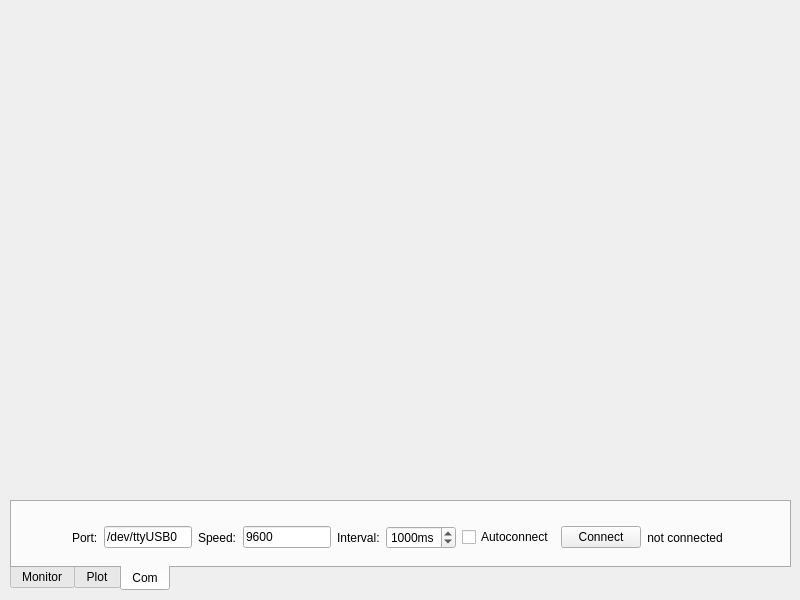
<?xml version="1.0" encoding="UTF-8"?>
<ui version="4.0">
 <class>ada</class>
 <widget class="QMainWindow" name="ada">
  <property name="geometry">
   <rect>
    <x>0</x>
    <y>0</y>
    <width>800</width>
    <height>600</height>
   </rect>
  </property>
  <property name="sizePolicy">
   <sizepolicy hsizetype="Fixed" vsizetype="Fixed">
    <horstretch>0</horstretch>
    <verstretch>0</verstretch>
   </sizepolicy>
  </property>
  <property name="minimumSize">
   <size>
    <width>800</width>
    <height>600</height>
   </size>
  </property>
  <property name="maximumSize">
   <size>
    <width>800</width>
    <height>600</height>
   </size>
  </property>
  <property name="windowTitle">
   <string>Analog Data</string>
  </property>
  <widget class="QWidget" name="centralwidget">
   <widget class="QwtPlot" name="qwtPlot">
    <property name="geometry">
     <rect>
      <x>10</x>
      <y>10</y>
      <width>771</width>
      <height>481</height>
     </rect>
    </property>
   </widget>
   <widget class="QTabWidget" name="tabWidget">
    <property name="geometry">
     <rect>
      <x>10</x>
      <y>500</y>
      <width>781</width>
      <height>91</height>
     </rect>
    </property>
    <property name="tabPosition">
     <enum>QTabWidget::South</enum>
    </property>
    <property name="tabShape">
     <enum>QTabWidget::Rounded</enum>
    </property>
    <property name="currentIndex">
     <number>2</number>
    </property>
    <widget class="QWidget" name="Mon" native="true">
     <attribute name="title">
      <string>Monitor</string>
     </attribute>
     <widget class="QWidget" name="">
      <property name="geometry">
       <rect>
        <x>160</x>
        <y>20</y>
        <width>461</width>
        <height>31</height>
       </rect>
      </property>
      <layout class="QHBoxLayout" name="horizontalLayout_3">
       <item>
        <widget class="QLabel" name="label_3">
         <property name="text">
          <string>&lt;!DOCTYPE HTML PUBLIC &quot;-//W3C//DTD HTML 4.0//EN&quot; &quot;http://www.w3.org/TR/REC-html40/strict.dtd&quot;&gt;
&lt;html&gt;&lt;head&gt;&lt;meta name=&quot;qrichtext&quot; content=&quot;1&quot; /&gt;&lt;style type=&quot;text/css&quot;&gt;
p, li { white-space: pre-wrap; }
&lt;/style&gt;&lt;/head&gt;&lt;body style=&quot; font-family:'Sans Serif'; font-size:9pt; font-weight:400; font-style:normal;&quot;&gt;
&lt;p style=&quot; margin-top:0px; margin-bottom:0px; margin-left:0px; margin-right:0px; -qt-block-indent:0; text-indent:0px;&quot;&gt;&lt;span style=&quot; font-size:12pt;&quot;&gt;Channel 1:&lt;/span&gt;&lt;/p&gt;&lt;/body&gt;&lt;/html&gt;</string>
         </property>
        </widget>
       </item>
       <item>
        <widget class="QLabel" name="ch1label">
         <property name="text">
          <string>&lt;!DOCTYPE HTML PUBLIC &quot;-//W3C//DTD HTML 4.0//EN&quot; &quot;http://www.w3.org/TR/REC-html40/strict.dtd&quot;&gt;
&lt;html&gt;&lt;head&gt;&lt;meta name=&quot;qrichtext&quot; content=&quot;1&quot; /&gt;&lt;style type=&quot;text/css&quot;&gt;
p, li { white-space: pre-wrap; }
&lt;/style&gt;&lt;/head&gt;&lt;body style=&quot; font-family:'Sans Serif'; font-size:9pt; font-weight:400; font-style:normal;&quot;&gt;
&lt;p align=&quot;center&quot; style=&quot; margin-top:0px; margin-bottom:0px; margin-left:0px; margin-right:0px; -qt-block-indent:0; text-indent:0px;&quot;&gt;&lt;span style=&quot; font-size:12pt;&quot;&gt;0&lt;/span&gt;&lt;/p&gt;&lt;/body&gt;&lt;/html&gt;</string>
         </property>
        </widget>
       </item>
       <item>
        <spacer name="horizontalSpacer_3">
         <property name="orientation">
          <enum>Qt::Horizontal</enum>
         </property>
         <property name="sizeHint" stdset="0">
          <size>
           <width>40</width>
           <height>20</height>
          </size>
         </property>
        </spacer>
       </item>
       <item>
        <widget class="QLabel" name="label_4">
         <property name="text">
          <string>&lt;!DOCTYPE HTML PUBLIC &quot;-//W3C//DTD HTML 4.0//EN&quot; &quot;http://www.w3.org/TR/REC-html40/strict.dtd&quot;&gt;
&lt;html&gt;&lt;head&gt;&lt;meta name=&quot;qrichtext&quot; content=&quot;1&quot; /&gt;&lt;style type=&quot;text/css&quot;&gt;
p, li { white-space: pre-wrap; }
&lt;/style&gt;&lt;/head&gt;&lt;body style=&quot; font-family:'Sans Serif'; font-size:9pt; font-weight:400; font-style:normal;&quot;&gt;
&lt;p style=&quot; margin-top:0px; margin-bottom:0px; margin-left:0px; margin-right:0px; -qt-block-indent:0; text-indent:0px;&quot;&gt;&lt;span style=&quot; font-size:12pt;&quot;&gt;Channel 2:&lt;/span&gt;&lt;/p&gt;&lt;/body&gt;&lt;/html&gt;</string>
         </property>
        </widget>
       </item>
       <item>
        <widget class="QLabel" name="ch2label">
         <property name="text">
          <string>&lt;!DOCTYPE HTML PUBLIC &quot;-//W3C//DTD HTML 4.0//EN&quot; &quot;http://www.w3.org/TR/REC-html40/strict.dtd&quot;&gt;
&lt;html&gt;&lt;head&gt;&lt;meta name=&quot;qrichtext&quot; content=&quot;1&quot; /&gt;&lt;style type=&quot;text/css&quot;&gt;
p, li { white-space: pre-wrap; }
&lt;/style&gt;&lt;/head&gt;&lt;body style=&quot; font-family:'Sans Serif'; font-size:9pt; font-weight:400; font-style:normal;&quot;&gt;
&lt;p align=&quot;center&quot; style=&quot; margin-top:0px; margin-bottom:0px; margin-left:0px; margin-right:0px; -qt-block-indent:0; text-indent:0px;&quot;&gt;&lt;span style=&quot; font-size:12pt;&quot;&gt;0&lt;/span&gt;&lt;/p&gt;&lt;/body&gt;&lt;/html&gt;</string>
         </property>
        </widget>
       </item>
       <item>
        <spacer name="horizontalSpacer_4">
         <property name="orientation">
          <enum>Qt::Horizontal</enum>
         </property>
         <property name="sizeHint" stdset="0">
          <size>
           <width>40</width>
           <height>20</height>
          </size>
         </property>
        </spacer>
       </item>
       <item>
        <widget class="QLabel" name="label_7">
         <property name="text">
          <string>&lt;!DOCTYPE HTML PUBLIC &quot;-//W3C//DTD HTML 4.0//EN&quot; &quot;http://www.w3.org/TR/REC-html40/strict.dtd&quot;&gt;
&lt;html&gt;&lt;head&gt;&lt;meta name=&quot;qrichtext&quot; content=&quot;1&quot; /&gt;&lt;style type=&quot;text/css&quot;&gt;
p, li { white-space: pre-wrap; }
&lt;/style&gt;&lt;/head&gt;&lt;body style=&quot; font-family:'Sans Serif'; font-size:9pt; font-weight:400; font-style:normal;&quot;&gt;
&lt;p style=&quot; margin-top:0px; margin-bottom:0px; margin-left:0px; margin-right:0px; -qt-block-indent:0; text-indent:0px;&quot;&gt;&lt;span style=&quot; font-size:12pt;&quot;&gt;Channel 3:&lt;/span&gt;&lt;/p&gt;&lt;/body&gt;&lt;/html&gt;</string>
         </property>
        </widget>
       </item>
       <item>
        <widget class="QLabel" name="ch3label">
         <property name="text">
          <string>&lt;!DOCTYPE HTML PUBLIC &quot;-//W3C//DTD HTML 4.0//EN&quot; &quot;http://www.w3.org/TR/REC-html40/strict.dtd&quot;&gt;
&lt;html&gt;&lt;head&gt;&lt;meta name=&quot;qrichtext&quot; content=&quot;1&quot; /&gt;&lt;style type=&quot;text/css&quot;&gt;
p, li { white-space: pre-wrap; }
&lt;/style&gt;&lt;/head&gt;&lt;body style=&quot; font-family:'Sans Serif'; font-size:9pt; font-weight:400; font-style:normal;&quot;&gt;
&lt;p align=&quot;center&quot; style=&quot; margin-top:0px; margin-bottom:0px; margin-left:0px; margin-right:0px; -qt-block-indent:0; text-indent:0px;&quot;&gt;&lt;span style=&quot; font-size:12pt;&quot;&gt;0&lt;/span&gt;&lt;/p&gt;&lt;/body&gt;&lt;/html&gt;</string>
         </property>
        </widget>
       </item>
      </layout>
     </widget>
    </widget>
    <widget class="QWidget" name="Plot" native="true">
     <attribute name="title">
      <string>Plot</string>
     </attribute>
     <widget class="QWidget" name="">
      <property name="geometry">
       <rect>
        <x>60</x>
        <y>20</y>
        <width>651</width>
        <height>31</height>
       </rect>
      </property>
      <layout class="QHBoxLayout" name="horizontalLayout">
       <item>
        <widget class="QCheckBox" name="gridCheckBox">
         <property name="text">
          <string>Grid</string>
         </property>
        </widget>
       </item>
       <item>
        <widget class="QCheckBox" name="autoscaleCheckBox">
         <property name="text">
          <string>Autoscale</string>
         </property>
        </widget>
       </item>
       <item>
        <spacer name="horizontalSpacer_2">
         <property name="orientation">
          <enum>Qt::Horizontal</enum>
         </property>
         <property name="sizeType">
          <enum>QSizePolicy::Fixed</enum>
         </property>
         <property name="sizeHint" stdset="0">
          <size>
           <width>20</width>
           <height>20</height>
          </size>
         </property>
        </spacer>
       </item>
       <item>
        <widget class="QLabel" name="label_2">
         <property name="text">
          <string>y</string>
         </property>
        </widget>
       </item>
       <item>
        <widget class="QSpinBox" name="yminSpinBox">
         <property name="accelerated">
          <bool>true</bool>
         </property>
         <property name="suffix">
          <string>V</string>
         </property>
         <property name="maximum">
          <number>9999</number>
         </property>
        </widget>
       </item>
       <item>
        <widget class="QLabel" name="label_8">
         <property name="text">
          <string>–</string>
         </property>
        </widget>
       </item>
       <item>
        <widget class="QSpinBox" name="ymaxSpinBox">
         <property name="accelerated">
          <bool>true</bool>
         </property>
         <property name="suffix">
          <string>V</string>
         </property>
         <property name="minimum">
          <number>0</number>
         </property>
         <property name="maximum">
          <number>9999</number>
         </property>
         <property name="value">
          <number>5</number>
         </property>
        </widget>
       </item>
       <item>
        <widget class="QLabel" name="label">
         <property name="text">
          <string>&lt;!DOCTYPE HTML PUBLIC &quot;-//W3C//DTD HTML 4.0//EN&quot; &quot;http://www.w3.org/TR/REC-html40/strict.dtd&quot;&gt;
&lt;html&gt;&lt;head&gt;&lt;meta name=&quot;qrichtext&quot; content=&quot;1&quot; /&gt;&lt;style type=&quot;text/css&quot;&gt;
p, li { white-space: pre-wrap; }
&lt;/style&gt;&lt;/head&gt;&lt;body style=&quot; font-family:'Sans Serif'; font-size:9pt; font-weight:400; font-style:normal;&quot;&gt;
&lt;p style=&quot; margin-top:0px; margin-bottom:0px; margin-left:0px; margin-right:0px; -qt-block-indent:0; text-indent:0px;&quot;&gt;&lt;span style=&quot; font-size:10pt;&quot;&gt;V&lt;/span&gt;&lt;span style=&quot; font-size:10pt; vertical-align:sub;&quot;&gt;ref&lt;/span&gt;&lt;/p&gt;&lt;/body&gt;&lt;/html&gt;</string>
         </property>
        </widget>
       </item>
       <item>
        <widget class="QDoubleSpinBox" name="vrefDoubleSpinBox">
         <property name="suffix">
          <string>V</string>
         </property>
         <property name="minimum">
          <double>-99.000000000000000</double>
         </property>
         <property name="value">
          <double>5.000000000000000</double>
         </property>
        </widget>
       </item>
       <item>
        <spacer name="horizontalSpacer">
         <property name="orientation">
          <enum>Qt::Horizontal</enum>
         </property>
         <property name="sizeHint" stdset="0">
          <size>
           <width>40</width>
           <height>20</height>
          </size>
         </property>
        </spacer>
       </item>
       <item>
        <widget class="QLabel" name="label_5">
         <property name="text">
          <string>View</string>
         </property>
        </widget>
       </item>
       <item>
        <widget class="QSpinBox" name="viewsizeSpinBox">
         <property name="suffix">
          <string>s</string>
         </property>
         <property name="minimum">
          <number>1</number>
         </property>
         <property name="maximum">
          <number>9999</number>
         </property>
        </widget>
       </item>
       <item>
        <widget class="QLabel" name="label_6">
         <property name="text">
          <string>Scroll</string>
         </property>
        </widget>
       </item>
       <item>
        <widget class="QSpinBox" name="scrollSpinBox">
         <property name="accelerated">
          <bool>true</bool>
         </property>
         <property name="suffix">
          <string>%</string>
         </property>
         <property name="maximum">
          <number>100</number>
         </property>
        </widget>
       </item>
      </layout>
     </widget>
    </widget>
    <widget class="QWidget" name="Com" native="true">
     <attribute name="title">
      <string>Com</string>
     </attribute>
     <widget class="QWidget" name="">
      <property name="geometry">
       <rect>
        <x>60</x>
        <y>20</y>
        <width>651</width>
        <height>31</height>
       </rect>
      </property>
      <layout class="QHBoxLayout" name="horizontalLayout_2">
       <item>
        <widget class="QLabel" name="portLabel">
         <property name="text">
          <string>Port:</string>
         </property>
        </widget>
       </item>
       <item>
        <widget class="QLineEdit" name="portLineEdit">
         <property name="text">
          <string>/dev/ttyUSB0</string>
         </property>
        </widget>
       </item>
       <item>
        <widget class="QLabel" name="speedLabel">
         <property name="text">
          <string>Speed:</string>
         </property>
        </widget>
       </item>
       <item>
        <widget class="QLineEdit" name="speedLineEdit">
         <property name="text">
          <string>9600</string>
         </property>
        </widget>
       </item>
       <item>
        <widget class="QLabel" name="intervalLabel">
         <property name="text">
          <string>Interval:</string>
         </property>
        </widget>
       </item>
       <item>
        <widget class="QSpinBox" name="intervalSpinBox">
         <property name="suffix">
          <string>ms</string>
         </property>
         <property name="minimum">
          <number>1</number>
         </property>
         <property name="maximum">
          <number>9999</number>
         </property>
         <property name="value">
          <number>1000</number>
         </property>
        </widget>
       </item>
       <item>
        <widget class="QCheckBox" name="connectCheckBox">
         <property name="text">
          <string>Autoconnect</string>
         </property>
        </widget>
       </item>
       <item>
        <widget class="QPushButton" name="connectButton">
         <property name="text">
          <string>Connect</string>
         </property>
        </widget>
       </item>
       <item>
        <widget class="QLabel" name="connectLabel">
         <property name="text">
          <string>not connected</string>
         </property>
         <property name="alignment">
          <set>Qt::AlignCenter</set>
         </property>
        </widget>
       </item>
      </layout>
     </widget>
    </widget>
   </widget>
  </widget>
 </widget>
 <customwidgets>
  <customwidget>
   <class>QwtPlot</class>
   <extends>QFrame</extends>
   <header>qwt_plot.h</header>
  </customwidget>
 </customwidgets>
 <resources/>
 <connections>
  <connection>
   <sender>gridCheckBox</sender>
   <signal>toggled(bool)</signal>
   <receiver>ada</receiver>
   <slot>gridEnable(bool)</slot>
   <hints>
    <hint type="sourcelabel">
     <x>103</x>
     <y>533</y>
    </hint>
    <hint type="destinationlabel">
     <x>53</x>
     <y>495</y>
    </hint>
   </hints>
  </connection>
  <connection>
   <sender>autoscaleCheckBox</sender>
   <signal>toggled(bool)</signal>
   <receiver>ada</receiver>
   <slot>setAutoscale(bool)</slot>
   <hints>
    <hint type="sourcelabel">
     <x>165</x>
     <y>530</y>
    </hint>
    <hint type="destinationlabel">
     <x>147</x>
     <y>496</y>
    </hint>
   </hints>
  </connection>
  <connection>
   <sender>yminSpinBox</sender>
   <signal>valueChanged(int)</signal>
   <receiver>ada</receiver>
   <slot>setYmin(int)</slot>
   <hints>
    <hint type="sourcelabel">
     <x>274</x>
     <y>530</y>
    </hint>
    <hint type="destinationlabel">
     <x>259</x>
     <y>497</y>
    </hint>
   </hints>
  </connection>
  <connection>
   <sender>ymaxSpinBox</sender>
   <signal>valueChanged(int)</signal>
   <receiver>ada</receiver>
   <slot>setYmax(int)</slot>
   <hints>
    <hint type="sourcelabel">
     <x>348</x>
     <y>530</y>
    </hint>
    <hint type="destinationlabel">
     <x>331</x>
     <y>496</y>
    </hint>
   </hints>
  </connection>
  <connection>
   <sender>vrefDoubleSpinBox</sender>
   <signal>valueChanged(double)</signal>
   <receiver>ada</receiver>
   <slot>setVref(double)</slot>
   <hints>
    <hint type="sourcelabel">
     <x>429</x>
     <y>528</y>
    </hint>
    <hint type="destinationlabel">
     <x>412</x>
     <y>495</y>
    </hint>
   </hints>
  </connection>
  <connection>
   <sender>viewsizeSpinBox</sender>
   <signal>valueChanged(int)</signal>
   <receiver>ada</receiver>
   <slot>setView(int)</slot>
   <hints>
    <hint type="sourcelabel">
     <x>593</x>
     <y>533</y>
    </hint>
    <hint type="destinationlabel">
     <x>577</x>
     <y>497</y>
    </hint>
   </hints>
  </connection>
  <connection>
   <sender>scrollSpinBox</sender>
   <signal>valueChanged(int)</signal>
   <receiver>ada</receiver>
   <slot>setScroll(int)</slot>
   <hints>
    <hint type="sourcelabel">
     <x>683</x>
     <y>537</y>
    </hint>
    <hint type="destinationlabel">
     <x>673</x>
     <y>499</y>
    </hint>
   </hints>
  </connection>
  <connection>
   <sender>autoscaleCheckBox</sender>
   <signal>toggled(bool)</signal>
   <receiver>yminSpinBox</receiver>
   <slot>setDisabled(bool)</slot>
   <hints>
    <hint type="sourcelabel">
     <x>192</x>
     <y>537</y>
    </hint>
    <hint type="destinationlabel">
     <x>253</x>
     <y>536</y>
    </hint>
   </hints>
  </connection>
  <connection>
   <sender>autoscaleCheckBox</sender>
   <signal>toggled(bool)</signal>
   <receiver>ymaxSpinBox</receiver>
   <slot>setDisabled(bool)</slot>
   <hints>
    <hint type="sourcelabel">
     <x>185</x>
     <y>542</y>
    </hint>
    <hint type="destinationlabel">
     <x>364</x>
     <y>541</y>
    </hint>
   </hints>
  </connection>
 </connections>
 <slots>
  <slot>gridEnable(bool)</slot>
  <slot>setView(int)</slot>
  <slot>setScroll(int)</slot>
  <slot>setYmin(int)</slot>
  <slot>setYmax(int)</slot>
  <slot>setAutoscale(bool)</slot>
  <slot>setVref(double)</slot>
 </slots>
</ui>
